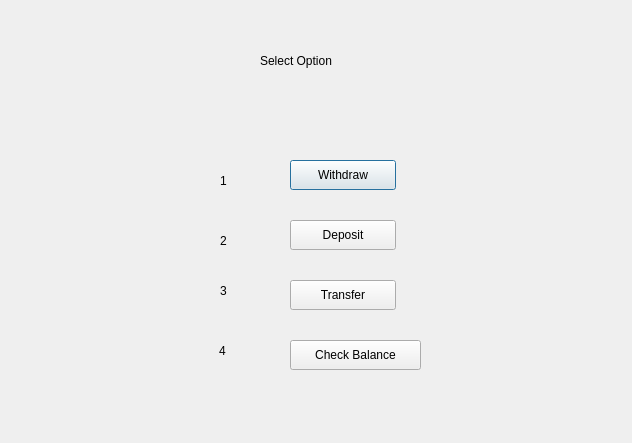
<?xml version="1.0" encoding="UTF-8"?>
<ui version="4.0">
 <class>Dialog</class>
 <widget class="QDialog" name="Dialog">
  <property name="geometry">
   <rect>
    <x>0</x>
    <y>0</y>
    <width>632</width>
    <height>443</height>
   </rect>
  </property>
  <property name="windowTitle">
   <string>Dialog</string>
  </property>
  <widget class="QLabel" name="label">
   <property name="geometry">
    <rect>
     <x>220</x>
     <y>170</y>
     <width>80</width>
     <height>21</height>
    </rect>
   </property>
   <property name="text">
    <string>1</string>
   </property>
  </widget>
  <widget class="QLabel" name="label_2">
   <property name="geometry">
    <rect>
     <x>220</x>
     <y>230</y>
     <width>80</width>
     <height>21</height>
    </rect>
   </property>
   <property name="text">
    <string>2</string>
   </property>
  </widget>
  <widget class="QLabel" name="label_3">
   <property name="geometry">
    <rect>
     <x>220</x>
     <y>280</y>
     <width>80</width>
     <height>21</height>
    </rect>
   </property>
   <property name="text">
    <string>3</string>
   </property>
  </widget>
  <widget class="QPushButton" name="pushButton">
   <property name="geometry">
    <rect>
     <x>290</x>
     <y>160</y>
     <width>106</width>
     <height>30</height>
    </rect>
   </property>
   <property name="text">
    <string>Withdraw</string>
   </property>
  </widget>
  <widget class="QPushButton" name="pushButton_2">
   <property name="geometry">
    <rect>
     <x>290</x>
     <y>220</y>
     <width>106</width>
     <height>30</height>
    </rect>
   </property>
   <property name="text">
    <string>Deposit</string>
   </property>
  </widget>
  <widget class="QPushButton" name="pushButton_3">
   <property name="geometry">
    <rect>
     <x>290</x>
     <y>280</y>
     <width>106</width>
     <height>30</height>
    </rect>
   </property>
   <property name="text">
    <string>Transfer</string>
   </property>
  </widget>
  <widget class="QLabel" name="label_4">
   <property name="geometry">
    <rect>
     <x>260</x>
     <y>50</y>
     <width>111</width>
     <height>21</height>
    </rect>
   </property>
   <property name="text">
    <string>Select Option</string>
   </property>
  </widget>
  <widget class="QPushButton" name="pushButton_4">
   <property name="geometry">
    <rect>
     <x>290</x>
     <y>340</y>
     <width>131</width>
     <height>30</height>
    </rect>
   </property>
   <property name="text">
    <string>Check Balance</string>
   </property>
  </widget>
  <widget class="QLabel" name="label_5">
   <property name="geometry">
    <rect>
     <x>219</x>
     <y>340</y>
     <width>61</width>
     <height>21</height>
    </rect>
   </property>
   <property name="text">
    <string>4</string>
   </property>
  </widget>
 </widget>
 <resources/>
 <connections/>
</ui>
